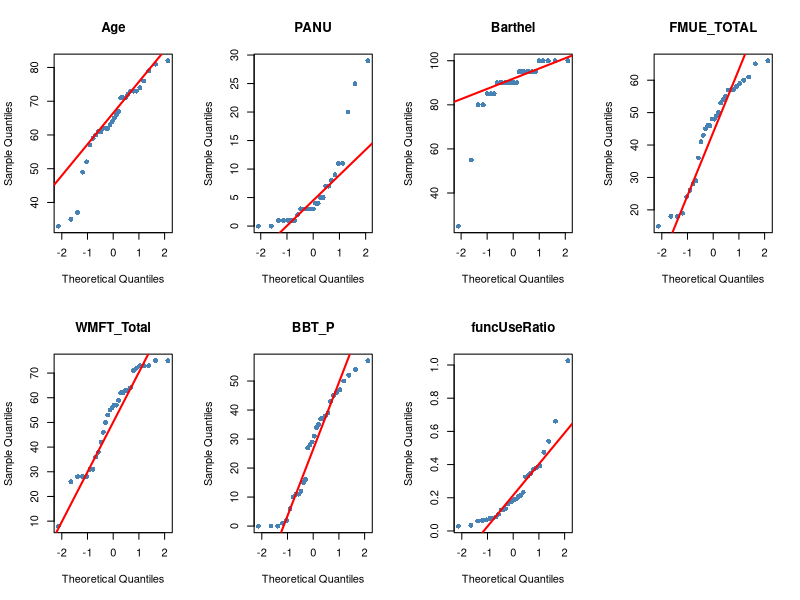
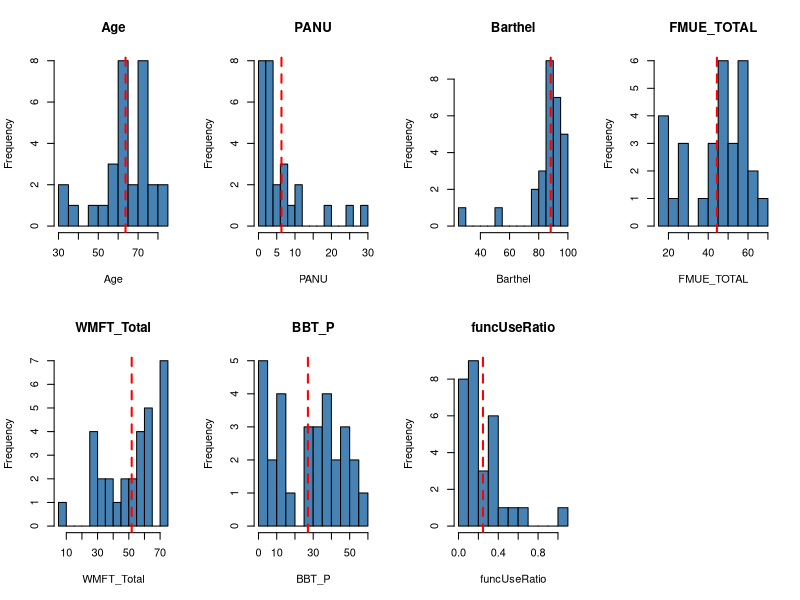
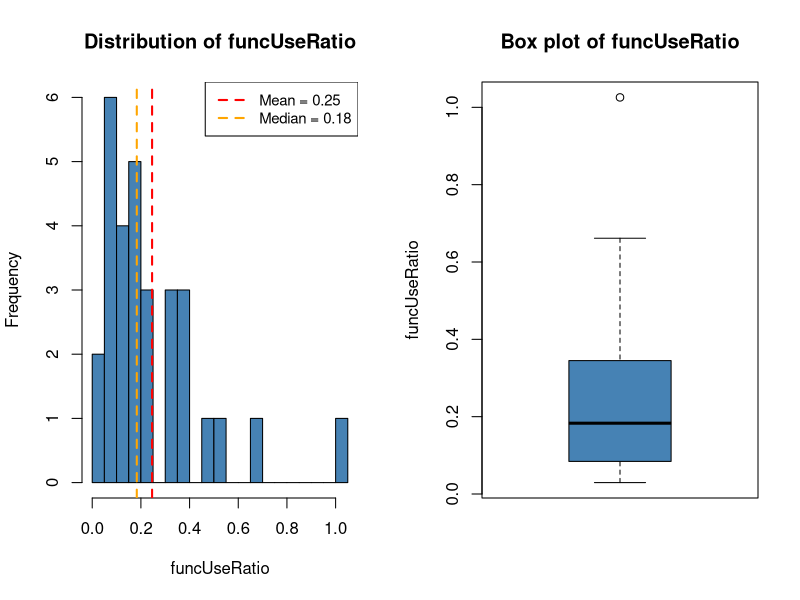
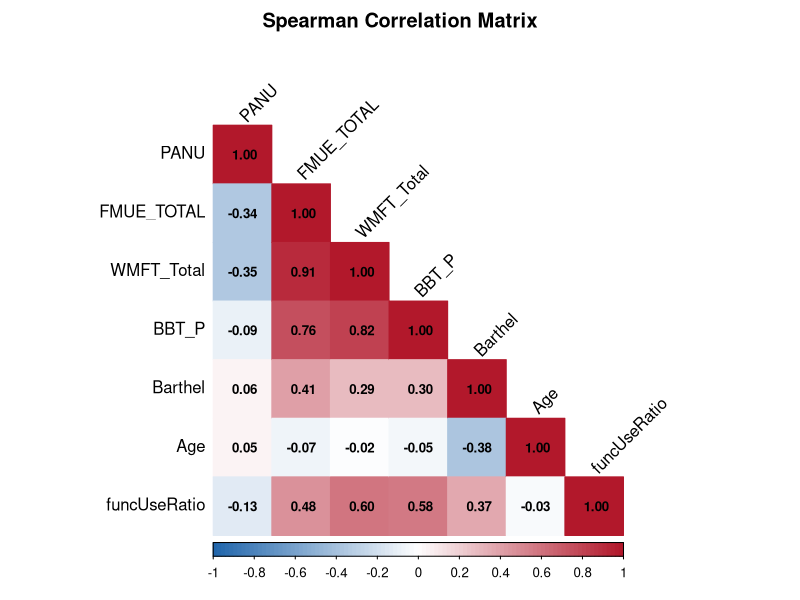
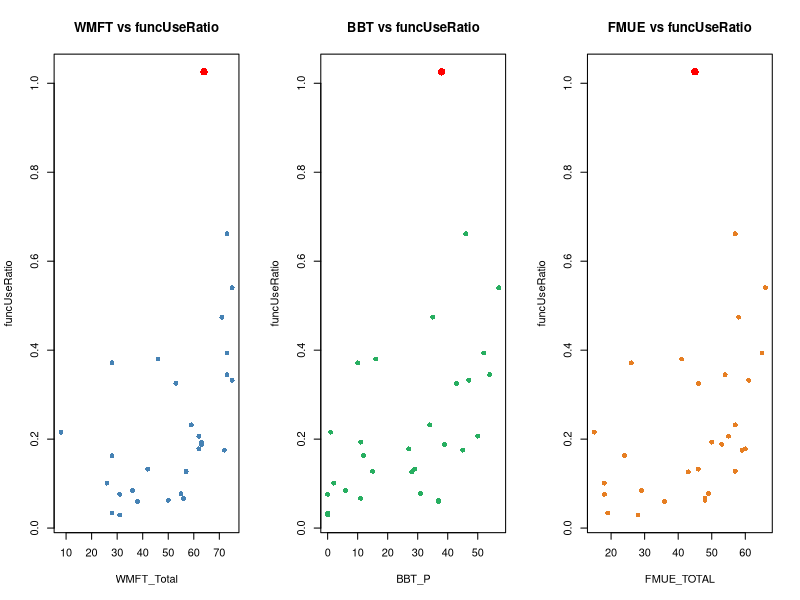
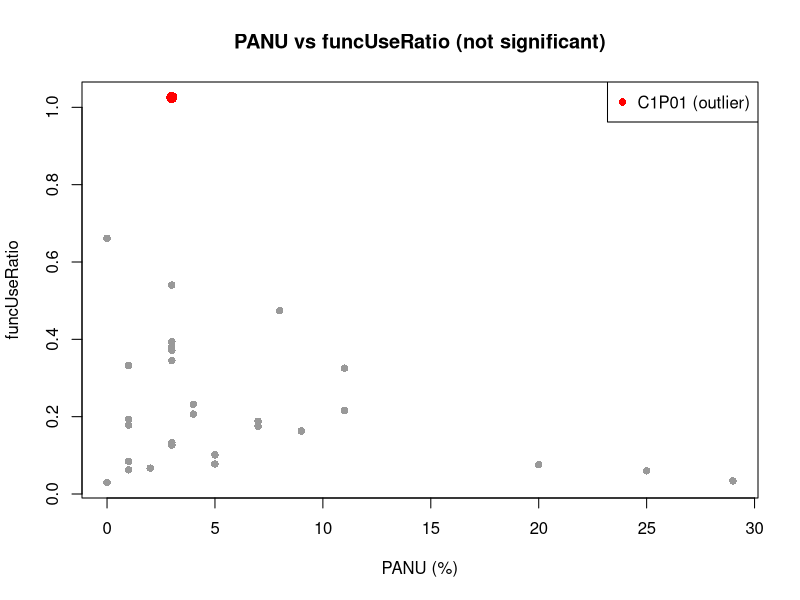

Write R code to recreate these figures, in order.
## ---- chunk 1
# Knit options: control how chunks appear in the final HTML
knitr::opts_chunk$set(
  echo = TRUE,          # show R code in the output
  warning = FALSE,      # hide warnings
  message = FALSE,      # hide package loading messages
  fig.width = 10,       # default figure width
  fig.height = 6        # default figure height
)
## ---- chunk 2
# Required packages
library(readr)      # read CSV files
library(ggplot2)    # nice plots
library(dplyr)      # data manipulation
library(corrplot)   # correlation heatmaps
library(knitr)      # nice tables with kable()

# Load the merged dataset produced by the Python notebook
merged_df <- read_csv("data/merged_dataset.csv")

# Quick check
cat("Dataset:", nrow(merged_df), "patients,", ncol(merged_df), "columns\n")
cat("Columns:", paste(names(merged_df), collapse = ", "), "\n")
## ---- chunk 3
# List the continuous variables we want to summarize
continuous_vars <- c("Age", "PANU", "Barthel", "FMUE_TOTAL",
                     "WMFT_Total", "BBT_P", "funcUseRatio")

# Build the summary table row by row
summary_stats <- data.frame(
  Variable = continuous_vars,
  N        = sapply(continuous_vars, function(v) sum(!is.na(merged_df[[v]]))),
  Mean     = sapply(continuous_vars, function(v) round(mean(merged_df[[v]], na.rm = TRUE), 2)),
  SD       = sapply(continuous_vars, function(v) round(sd(merged_df[[v]], na.rm = TRUE), 2)),
  Median   = sapply(continuous_vars, function(v) round(median(merged_df[[v]], na.rm = TRUE), 2)),
  Min      = sapply(continuous_vars, function(v) min(merged_df[[v]], na.rm = TRUE)),
  Max      = sapply(continuous_vars, function(v) max(merged_df[[v]], na.rm = TRUE))
)

# Display as a formatted HTML table
kable(summary_stats, caption = "Descriptive statistics of continuous variables")
## ---- chunk 4
cat("Sex distribution:\n")
print(table(merged_df$Sex))

cat("\nParesis side distribution:\n")
print(table(merged_df$Paresis))
## ---- chunk 5
normality_results <- data.frame(
  Variable = continuous_vars,
  W_statistic = NA,
  p_value = NA,
  Normal = NA
)

for (i in seq_along(continuous_vars)) {
  variable_name <- continuous_vars[i]
  values <- merged_df[[variable_name]][!is.na(merged_df[[variable_name]])]
  
  test_result <- shapiro.test(values)
  
  normality_results$W_statistic[i] <- round(test_result$statistic, 4)
  normality_results$p_value[i]     <- round(test_result$p.value, 4)
  normality_results$Normal[i]      <- ifelse(test_result$p.value >= 0.05, "Yes", "No")
}

kable(normality_results, caption = "Shapiro-Wilk normality test (alpha = 0.05)")
## ---- chunk 6
# Arrange 8 plots in a 2x4 grid
par(mfrow = c(2, 4))

for (variable_name in continuous_vars) {
  values <- merged_df[[variable_name]][!is.na(merged_df[[variable_name]])]
  
  qqnorm(values, main = variable_name,
         col = "steelblue", pch = 16)
  qqline(values, col = "red", lwd = 2)
}

# Reset to default single plot layout
par(mfrow = c(1, 1))
## ---- chunk 7
par(mfrow = c(2, 4))

for (variable_name in continuous_vars) {
  values <- merged_df[[variable_name]][!is.na(merged_df[[variable_name]])]
  
  hist(values,
       main = variable_name,
       xlab = variable_name,
       col = "steelblue",
       border = "black",
       breaks = 12)
  
  abline(v = mean(values), col = "red", lwd = 2, lty = 2)
}

par(mfrow = c(1, 1))
## ---- chunk 8
par(mfrow = c(1, 2))

# Histogram with mean and median
hist(merged_df$funcUseRatio,
     breaks = 15,
     col = "steelblue",
     border = "black",
     main = "Distribution of funcUseRatio",
     xlab = "funcUseRatio")

abline(v = mean(merged_df$funcUseRatio), col = "red",    lwd = 2, lty = 2)
abline(v = median(merged_df$funcUseRatio), col = "orange", lwd = 2, lty = 2)

legend("topright",
       legend = c(paste("Mean =", round(mean(merged_df$funcUseRatio), 2)),
                  paste("Median =", round(median(merged_df$funcUseRatio), 2))),
       col = c("red", "orange"),
       lty = 2, lwd = 2, cex = 0.9)

# Box plot
boxplot(merged_df$funcUseRatio,
        main = "Box plot of funcUseRatio",
        ylab = "funcUseRatio",
        col = "steelblue")

par(mfrow = c(1, 1))

# Key observation
shapiro_p <- shapiro.test(merged_df$funcUseRatio)$p.value
cat("Shapiro-Wilk p-value:", round(shapiro_p, 4), "\n")
cat("Mean:", round(mean(merged_df$funcUseRatio), 3), "\n")
cat("Median:", round(median(merged_df$funcUseRatio), 3), "\n")
cat("Since mean > median and p < 0.05 -> right-skewed, not normal.\n")
cat("Decision: use Spearman correlations (non-parametric).\n")
## ---- chunk 9
# Clinical variables to test against funcUseRatio
clinical_vars <- c("PANU", "FMUE_TOTAL", "WMFT_Total", "BBT_P", "Barthel", "Age")

correlation_results <- data.frame(
  Variable     = clinical_vars,
  rho          = NA,
  p_value      = NA,
  Significance = NA
)

for (i in seq_along(clinical_vars)) {
  variable_name <- clinical_vars[i]
  
  # Keep only rows where both variables are present
  valid_rows <- complete.cases(merged_df[[variable_name]], merged_df$funcUseRatio)
  
  test_result <- cor.test(merged_df[[variable_name]][valid_rows],
                          merged_df$funcUseRatio[valid_rows],
                          method = "spearman")
  
  correlation_results$rho[i]     <- round(test_result$estimate, 3)
  correlation_results$p_value[i] <- round(test_result$p.value, 4)
  correlation_results$Significance[i] <- ifelse(test_result$p.value < 0.001, "***",
                                         ifelse(test_result$p.value < 0.01,  "**",
                                         ifelse(test_result$p.value < 0.05,  "*", "ns")))
}

kable(correlation_results,
      caption = "Spearman correlations with funcUseRatio (*** p<0.001, ** p<0.01, * p<0.05)")
## ---- chunk 10
# Impute missing values globally for the heatmap display
# (imputation for modeling is done inside LOOCV folds in Python)
heatmap_df <- merged_df
heatmap_df$PANU[is.na(heatmap_df$PANU)] <- median(heatmap_df$PANU, na.rm = TRUE)
heatmap_df$Barthel[is.na(heatmap_df$Barthel)] <- median(heatmap_df$Barthel, na.rm = TRUE)

# Variables to include in the matrix
heatmap_vars <- c("PANU", "FMUE_TOTAL", "WMFT_Total", "BBT_P",
                  "Barthel", "Age", "funcUseRatio")

# Compute Spearman correlation matrix
correlation_matrix <- cor(heatmap_df[, heatmap_vars], method = "spearman")

# Draw the heatmap
corrplot(correlation_matrix,
         method = "color",
         type = "lower",              # show only lower triangle (upper is redundant)
         addCoef.col = "black",       # print the correlation value inside each cell
         tl.col = "black",            # axis text color
         tl.srt = 45,                 # rotate axis text 45 degrees
         number.cex = 0.8,            # size of numbers inside cells
         col = colorRampPalette(c("#2166AC", "white", "#B2182B"))(100),
         title = "Spearman Correlation Matrix",
         mar = c(0, 0, 2, 0))
## ---- chunk 11
par(mfrow = c(1, 3))

# Index of the outlier
outlier_idx <- which(heatmap_df$ID == "C1P01")

# WMFT
plot(heatmap_df$WMFT_Total, heatmap_df$funcUseRatio,
     pch = 16, col = "steelblue",
     xlab = "WMFT_Total", ylab = "funcUseRatio",
     main = "WMFT vs funcUseRatio")
points(heatmap_df$WMFT_Total[outlier_idx],
       heatmap_df$funcUseRatio[outlier_idx],
       col = "red", pch = 16, cex = 1.5)

# BBT
plot(heatmap_df$BBT_P, heatmap_df$funcUseRatio,
     pch = 16, col = "#27AE60",
     xlab = "BBT_P", ylab = "funcUseRatio",
     main = "BBT vs funcUseRatio")
points(heatmap_df$BBT_P[outlier_idx],
       heatmap_df$funcUseRatio[outlier_idx],
       col = "red", pch = 16, cex = 1.5)

# FMUE
plot(heatmap_df$FMUE_TOTAL, heatmap_df$funcUseRatio,
     pch = 16, col = "#E67E22",
     xlab = "FMUE_TOTAL", ylab = "funcUseRatio",
     main = "FMUE vs funcUseRatio")
points(heatmap_df$FMUE_TOTAL[outlier_idx],
       heatmap_df$funcUseRatio[outlier_idx],
       col = "red", pch = 16, cex = 1.5)

par(mfrow = c(1, 1))
## ---- chunk 12
plot(heatmap_df$PANU, heatmap_df$funcUseRatio,
     pch = 16, col = "gray60",
     xlab = "PANU (%)", ylab = "funcUseRatio",
     main = "PANU vs funcUseRatio (not significant)")

points(heatmap_df$PANU[outlier_idx],
       heatmap_df$funcUseRatio[outlier_idx],
       col = "red", pch = 16, cex = 1.5)

legend("topright", legend = "C1P01 (outlier)",
       col = "red", pch = 16)
